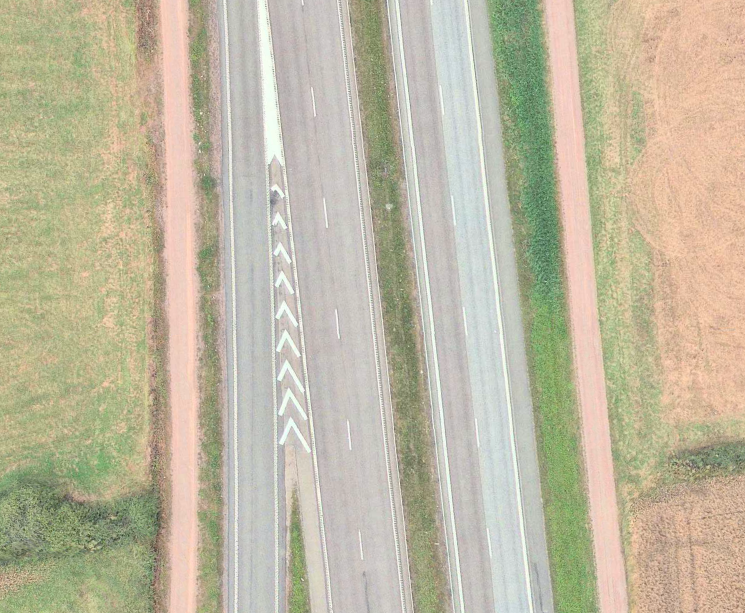
%> input picture Bild444.png, 1490 x 1226 px (shown at 1/2 size)
$ octave simpleRoad.m   (GNU Octave 9; MATLAB toolbox functions it lacks are replaced by stand-ins)
%> lines starting %> are read from the running program, lines starting %| are printed output that depends on the picture; in (x1, y1, x2, y2) boxes, pixels count from 0 and x2, y2 are one past the last pixel; in counts of white or black regions, pixels touching at a corner belong together; the program's own positions count from 1
### cutImage.m
function Icut = cutImage(I)
% Cut the image such that it becomes a [n x n]-matrix. Make sure that the
% image is a 2D-image.

sizeI = size(I);

if sizeI(1) ~= sizeI(2)

    if sizeI(1) > sizeI(2) % If image is taller than its width

        start = sizeI(1)/2 - sizeI(2)/2;
        stop = start + sizeI(2) - 1;

        Icut = I(start:stop, :);

    else  % If the width of the image is greater than its height

        start = sizeI(2)/2 - sizeI(1)/2;
        stop = start + sizeI(1) - 1;

        Icut = I(:, start:stop);

    end

else

    Icut = I;

end


end

### getThreshold.m
function T = getThreshold(I, rate)
% T = getThreshold(I, rate)
%
% Function that finds a threshold value such that about the amount of
% values, specified by 'rate', are to the left in the histogram of the
% image.

% Get histogram
Ihist = imhist(I);

% Find indexes for which the Ihist-values are greater than a certain value
indexes = find(Ihist >= 0.0001*sum(Ihist));

% Sum all values in Ihist
summation = sum(Ihist(indexes));

i = 1;
histSum = Ihist(indexes(i));

while histSum < rate*summation
    i = i + 1;
    histSum = histSum + Ihist(indexes(i));
end

% The treashold should be a value in the range [0,1]
T = indexes(i)/length(Ihist);

end

### findContour.m
function Icontour = findContour(I, rateLow, rateHigh)
% Function that the contours in a binary image.

% Size of image
N = size(I);

Icontour = zeros(size(I));

whiteNeighbours = findEightNeighboursSum(I);

for k = 1:N(1)
    for l = 1:N(2)

        if I(k,l) == 1 && whiteNeighbours(k,l)/8 <= rateHigh && ...
                whiteNeighbours(k,l)/8 >= rateLow
            Icontour(k,l) = 1;
        end

    end
end

end

### findEightNeighboursSum.m
function n = findEightNeighboursSum(I)

% I is assumed to be a square, binary matrix.
% n is a matrix containing the number of white neighbours for each element of I.

s=size(I);
N=s(1);
n=zeros(s);


% Corners
n(1,1) = I(1,2)+I(2,1) + I(2,2);
n(1,N) = I(1,N-1) + I(2, N) + I(2, N-1);
n(N, 1) = I(N,2) + I(N-1, 1) + I(N-1, 2);
n(N, N) = I(N, N-1) + I(N-1, N) + I(N-1, N-1);

% Rest of boundary
for i=2:N-1

    % y==1
    n(1,i) = I(1,i-1) + I(1, i+1) + I(2,i-1) + I(2, i) + I(2,i+1);

    % y==end
    n(end,i) = I(end,i-1) + I(end, i+1) + I(end-1,i-1) + I(end-1, i) + I(end-1,i+1);

    % x==1
    n(i, 1) = I(i-1,1) + I(i+1,1) + I(i-1,end-1) + I(i,end-1) + I(i+1,end-1);

    % x==end
    n(i, end) = I(i-1,end) + I(i+1,end) + I(i-1,end-1) + I(i,end-1) + I(i+1,end-1);

end

% Inner points
for i=2:N-1
    for j=2:N-1
        n(i,j) = I(i-1, j-1) + I(i-1, j) + I(i-1, j+1) + I(i, j-1) +...
            I(i, j+1) + I(i+1, j-1) + I(i+1, j) + I(i+1, j+1);
    end
end

end

### simpleRoad.m
%% Simple road
clc
clear all
clf

% Read image of simple road
I = imread('Bild444.png');
%> I is the input picture: size 1226x1490x3 uint8; mean R, G, B 191.5, 184.6, 161.4

% Show original image
figure(1)
imshow(I)
title('Original image')

% Cut the image
IR=im2double(cutImage(I(:,:,1)));
IG=im2double(cutImage(I(:,:,2)));
IB=im2double(cutImage(I(:,:,3)));
%> in cutImage (call 3), `Icut = I(:, start:stop);`:
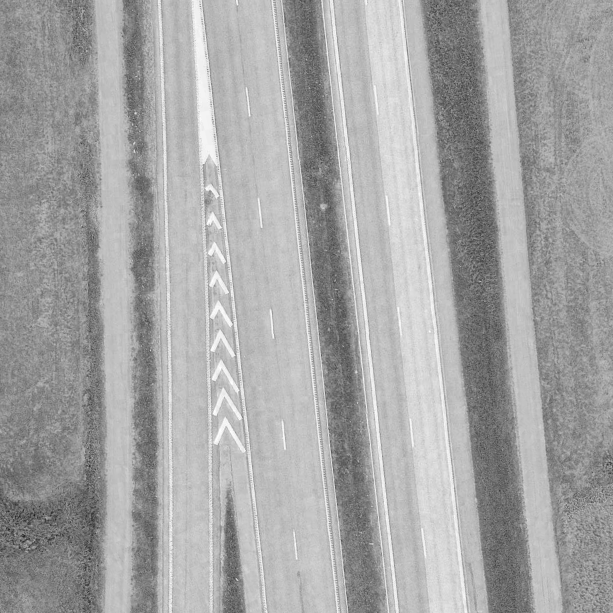
%> Icut: size 1226x1226 uint8 (shown at 1/2 size); min 1, max 255, mean 164.9

% Threshold for the RGB-images
IR_thres = IR > getThreshold(IR, 0.5);
%> in getThreshold, `Ihist = imhist(I);`: Ihist = 256 values, max 31164 at index 198, min 0 at index 1, mean 5871.4
%> in getThreshold, `indexes = find(Ihist >= 0.0001*sum(Ihist));`: indexes = 183 values from 74 to 256
%> in getThreshold, `summation = sum(Ihist(indexes));`: summation = 1501660
%> in getThreshold, `histSum = Ihist(indexes(i));`: histSum = 154
%> the loop in getThreshold, `while histSum < rate*summation` made 122 passes
%> histSum on passes 1 to 12: 324, 534, 719, 945, 1199, 1465, 1740, 2033, 2321, 2684, 3063, 3482
%> after the loop in getThreshold, `while histSum < rate*summation`: histSum = 759323; i = 123
%> in getThreshold, `T = indexes(i)/length(Ihist);`: T = 0.766
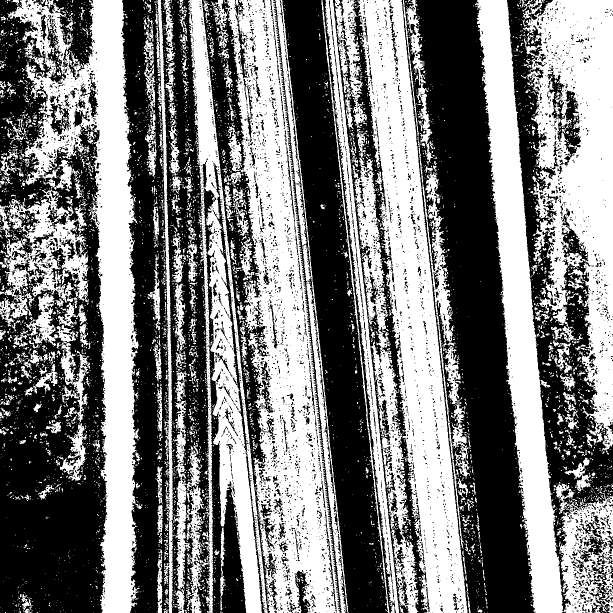
%> IR_thres: size 1226x1226 logical (shown at 1/2 size); 49.4% white; 5532 white regions (5045 under 20 px), largest, box (x1, y1, x2, y2) and area: (451, 0, 697, 1226) 129997, (14, 0, 285, 1226) 100360, (710, 0, 935, 1226) 97731
IG_thres = IG > getThreshold(IG, 0.5);
%> the loop in getThreshold (call 2), `while histSum < rate*summation` made 93 passes
%> histSum on passes 1 to 12: 335, 527, 717, 927, 1141, 1406, 1701, 2018, 2339, 2748, 3206, 3690
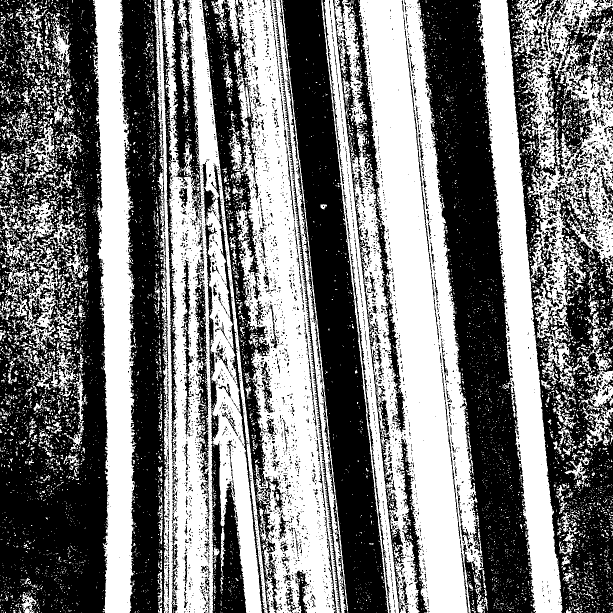
%> IG_thres: size 1226x1226 logical (shown at 1/2 size); 48.2% white; 8225 white regions (7508 under 20 px), largest, box (x1, y1, x2, y2) and area: (643, 0, 976, 1226) 189956, (457, 0, 697, 1226) 126895, (304, 0, 536, 1226) 115399
IB_thres = IB > getThreshold(IB, 0.5);
%> IB_thres: size 1226x1226 logical; 49.7% white; 3690 white regions (3540 under 20 px), largest, box (x1, y1, x2, y2) and area: (290, 0, 697, 1226) 357033, (642, 0, 977, 1226) 237898, (185, 0, 273, 1226) 66410

% Convert I to a hsv-image and threshold the saturated image
Ihsv = rgb2hsv(I);
%> Ihsv: size 1226x1490x3 double; mean H, S, V 0.168, 0.179, 0.766
IS = cutImage(Ihsv(:,:,2));
%> in cutImage (call 4), `Icut = I(:, start:stop);`:
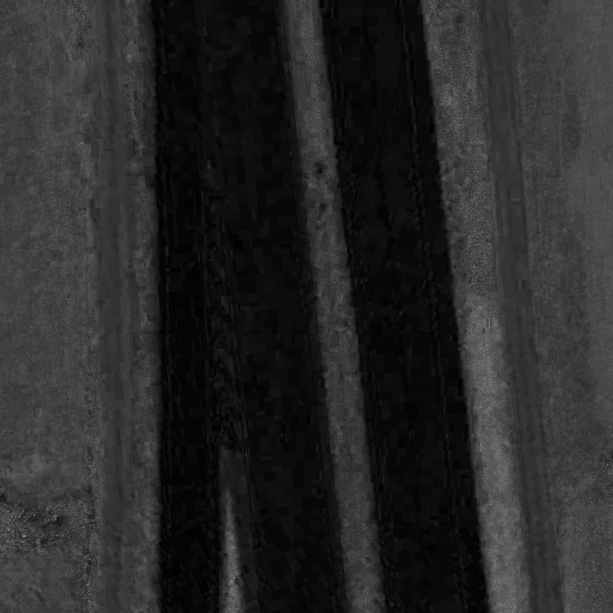
%> Icut: size 1226x1226 double (shown at 1/2 size); min 0, max 0.977, mean 0.16
IS_threshold = getThreshold(IS,0.3);
%> IS_threshold = 0.0547
IS = IS < IS_threshold; % Good pic to extract the road from!
%> IS: size 1226x1226 logical; 31.6% white; 433 white regions (406 under 20 px), largest, box (x1, y1, x2, y2) and area: (301, 0, 687, 1226) 272669, (645, 0, 976, 1226) 199032, (722, 750, 731, 782) 138

IV = cutImage(Ihsv(:,:,3));
%> in cutImage (call 5), `Icut = I(:, start:stop);`:
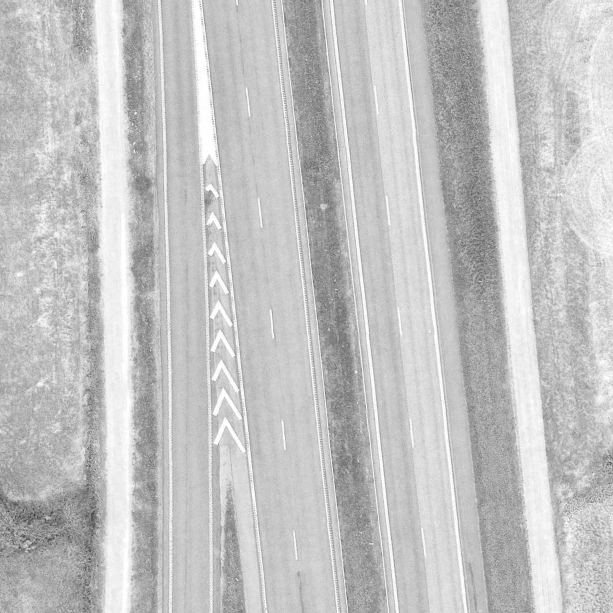
%> Icut: size 1226x1226 double (shown at 1/2 size); min 0.141, max 1, mean 0.763
IV_threshold = getThreshold(IV,0.85);
%> IV_threshold = 0.883
IV = IV > IV_threshold; % Doesn't give too much info
%> IV: size 1226x1226 logical; 14.7% white; 3588 white regions (3336 under 20 px), largest, box (x1, y1, x2, y2) and area: (187, 0, 269, 1226) 63161, (960, 0, 1124, 1226) 61603, (1128, 32, 1226, 563) 18475

% Sum all images up to get the best image. Works good for 'Bild2' to reduce
% the reflections from the water
% I_best = IB_thres+IR_thres+IG_thres+IS+IV;
% I_best = I_best > 4;

% Sum all images up to get the best image
I_best = IB_thres+IR_thres+IG_thres+IS;
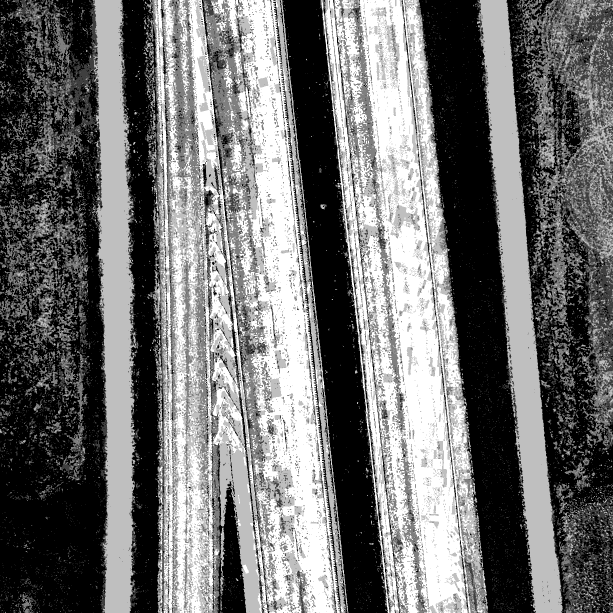
%> I_best: size 1226x1226 double (shown at 1/2 size); min 0, max 4, mean 1.79; drawn with min black and max white
I_best = I_best > 3;
%> I_best: size 1226x1226 logical; 19.3% white; 3302 white regions (2900 under 20 px), largest, box (x1, y1, x2, y2) and area: (476, 0, 668, 1226) 83190, (720, 0, 935, 1226) 78315, (727, 470, 838, 1226) 15408
I_best = bwareaopen(I_best, 200);
I_best = imcomplement(bwareaopen(imcomplement(I_best), 200));
%> I_best: size 1226x1226 logical; 18.7% white; 92 white regions, largest, box (x1, y1, x2, y2) and area: (476, 0, 668, 1226) 90880, (720, 0, 935, 1226) 85166, (727, 470, 838, 1226) 16650

% Show images
figure(2)
subplot(2,3,1)
imshow(IR_thres)
title('Red image')

subplot(2,3,2)
imshow(IG_thres)
title('Green image')

subplot(2,3,3)
imshow(IB_thres)
title('Blue image')

subplot(2,3,4)
imshow(IS)
title('Saturated image')

subplot(2,3,5)
imshow(I_best)
title('Best image')


% Find the contours in the image
Icontour = findContour(I_best, 2/8, 3/8);
%> in findEightNeighboursSum, `n(1,1) = I(1,2)+I(2,1) + I(2,2);`: n: size 1226x1226 double; every value is 0
%> after the loop in findEightNeighboursSum, `for i=2:N-1`:
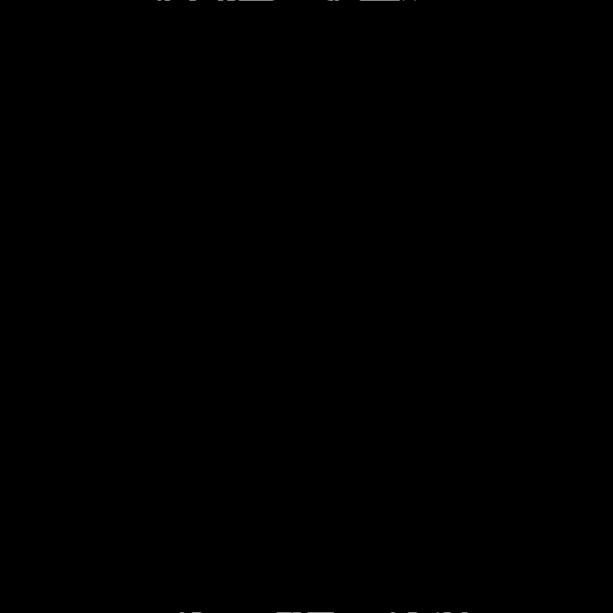
%> n: size 1226x1226 double (shown at 1/2 size); min 0, max 5, mean 0.00135; drawn with min black and max white
%> (the run ends here)
